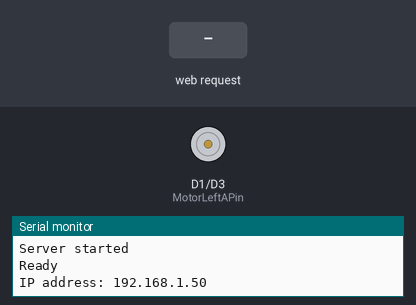
Simulated run of this sketch. Board: ESP8266 (NodeMCU). Parts: motor-driver pin pairs drawn as motors (green arrow = first pin HIGH = forward, orange = second pin HIGH = backward, longer = more drive), the last lines printed to the serial monitor. Inputs (shaded band) come from the test bench. WiFi joins after 1.5 s; servers stay silent unless stated.

Above: at 2.7 s.
2.8 s: HTTP request GET /DISPENSE=START received
At 3.74 s:
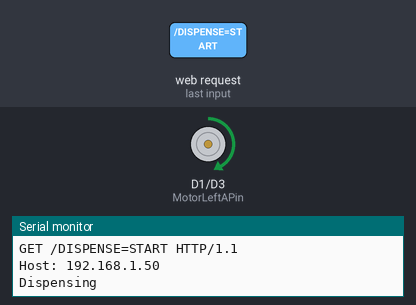
5.8 s: HTTP request GET /DISPENSE=START received
At 8.13 s:
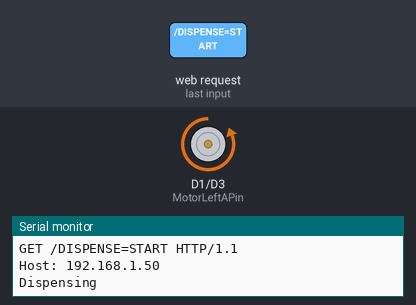
Timing chart, 0 to 14.8 s (numbered marks = the images above; inputs shaded):
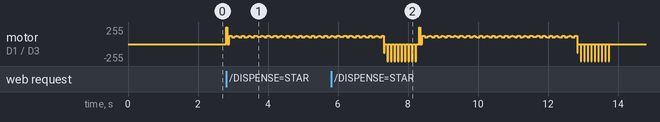

The sketch:

BarBotHTTPv2.ino
```cpp
#include <ESP8266WiFi.h>
#include <ESP8266mDNS.h>
#include <WiFiUdp.h>
#include <ArduinoOTA.h>

const char* ssid = "LAPTOP-QFJLVROC 8500";
const char* password = "294Bb$03";

const int MotorLeftAPin = D1;
const int MotorLeftBPin = D3;

WiFiServer server(80);

void DispenseLiquid()
{
  Serial.println("Dispensing");
  for(int i = 0; i < 250; i ++)
  {
    digitalWrite(MotorLeftAPin, HIGH);
    digitalWrite(MotorLeftBPin, LOW);
    delay(8);
    digitalWrite(MotorLeftAPin, LOW);
    digitalWrite(MotorLeftBPin, LOW);
    delay(10);
  }
  for(int i = 0; i < 10; i ++)
  {
    digitalWrite(MotorLeftBPin, HIGH);
    digitalWrite(MotorLeftAPin, LOW);
    delay(20);
    digitalWrite(MotorLeftAPin, LOW);
    digitalWrite(MotorLeftBPin, LOW);
    delay(80);
  }
  digitalWrite(MotorLeftAPin, LOW);
  digitalWrite(MotorLeftBPin, LOW);
  Serial.println("Done");

}

void setup() {
  Serial.begin(115200);
  Serial.println("Booting");

  pinMode(MotorLeftAPin, OUTPUT);
  pinMode(MotorLeftBPin, OUTPUT);


  digitalWrite(MotorLeftAPin, LOW);
  digitalWrite(MotorLeftBPin, LOW);
  WiFi.mode(WIFI_STA);
  WiFi.begin(ssid, password);
  while (WiFi.waitForConnectResult() != WL_CONNECTED) {
    Serial.println("Connection Failed! Rebooting...");
    delay(5000);
    ESP.restart();
  }

  // Port defaults to 8266
  // ArduinoOTA.setPort(8266);

  // Hostname defaults to esp8266-[ChipID]
  // ArduinoOTA.setHostname("myesp8266");

  // No authentication by default
  // ArduinoOTA.setPassword((const char *)"123");

  ArduinoOTA.onStart([]() {
    Serial.println("Start");
  });
  ArduinoOTA.onEnd([]() {
    Serial.println("\nEnd");
  });
  ArduinoOTA.onProgress([](unsigned int progress, unsigned int total) {
    Serial.printf("Progress: %u%%\r", (progress / (total / 100)));
  });
  ArduinoOTA.onError([](ota_error_t error) {
    Serial.printf("Error[%u]: ", error);
    if (error == OTA_AUTH_ERROR) Serial.println("Auth Failed");
    else if (error == OTA_BEGIN_ERROR) Serial.println("Begin Failed");
    else if (error == OTA_CONNECT_ERROR) Serial.println("Connect Failed");
    else if (error == OTA_RECEIVE_ERROR) Serial.println("Receive Failed");
    else if (error == OTA_END_ERROR) Serial.println("End Failed");
  });

// Start the server
  server.begin();
  Serial.println("Server started");


  ArduinoOTA.begin();
  Serial.println("Ready");
  Serial.print("IP address: ");
  Serial.println(WiFi.localIP());
}

void wifiServer()
{
  WiFiClient client = server.available();
  if (!client) {
    return;
  }
  Serial.println("new client");
  while (!client.available()) {
    delay(1);
  }


  // Read the first line of the request
  String request = client.readStringUntil('\r');
  // Read the next line?
  String requestValue = client.readStringUntil('\r');
  Serial.println(request);
  Serial.println(requestValue);
  client.flush();

  // Match the request


  if (request.indexOf("/DISPENSE=START") != -1) {
    DispenseLiquid();
  }

  client.println("HTTP/1.1 200 OK");
  client.println("Content-Type: text/html");
  client.println(""); //  do not forget this one
  client.println("<!DOCTYPE HTML>");
  client.println("<html><font size=\"+12\">");
  //client.prin tln("<head><meta http-equiv=\"refresh\" content=\"1\"></head>");

  client.println("Click <a href=\"/DISPENSE=START\">here</a> DISPENSE<br>");


client.println("<form action=\"/DISPENSE=START\">");
client.println("<input type=\"submit\" value=\"DISPENSE\" />");
client.println("</form>");


  client.println("</font></html>");

  delay(1);
  Serial.println("Client disconnected");
  Serial.println("");

}

void OTAHandler()
{
  ArduinoOTA.handle();
  delay(10);                  // delay to gife the arduino time to move to the next operation.
}

void loop() {

  OTAHandler();
  wifiServer();


}
```
